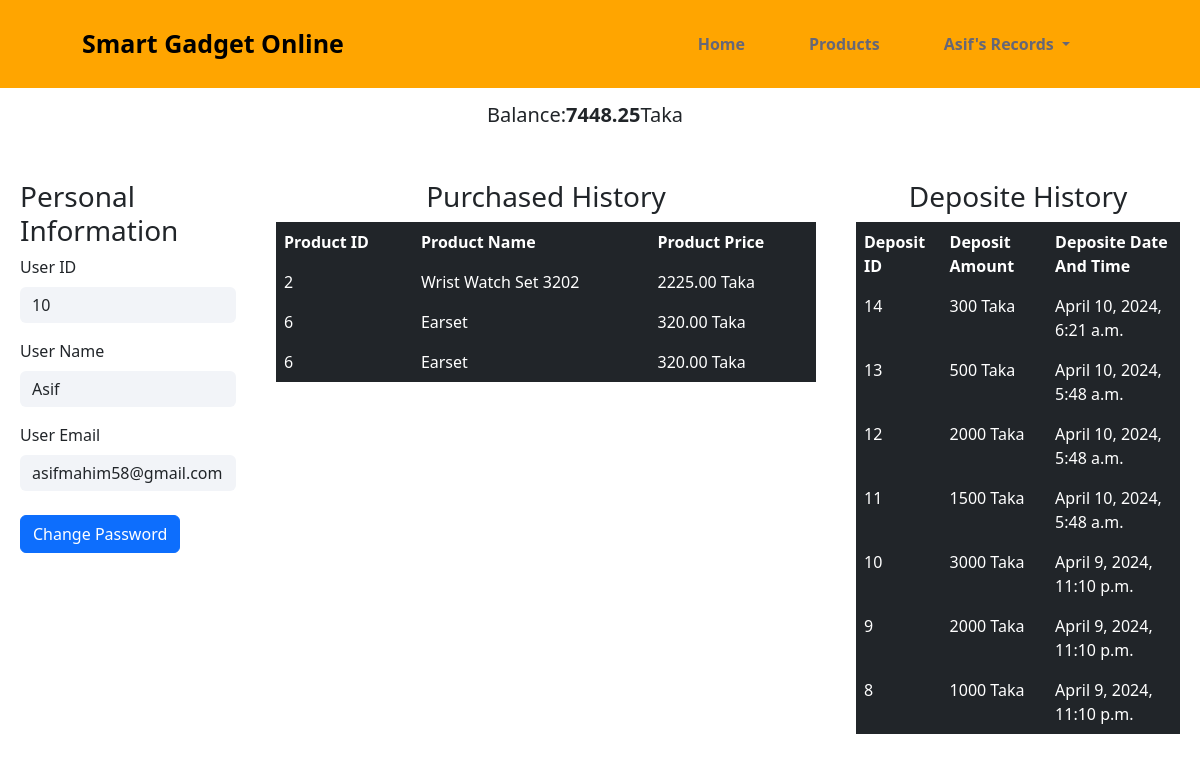
The page /Accounts/profile/ (signed in) on the database as committed earlier.
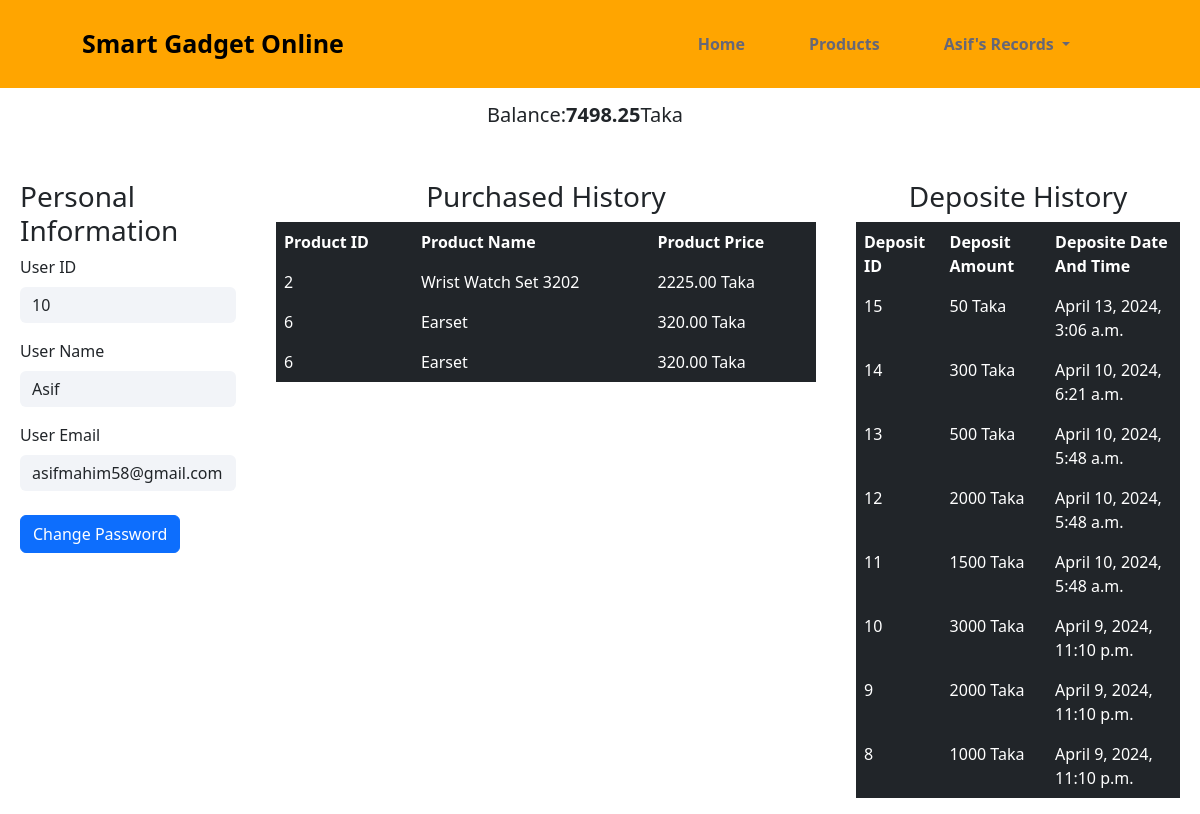
The same page on the database as committed later.
### balance/models.py (models this page shows, shortened)
class Balance(models.Model):
    user = models.OneToOneField(User, on_delete=models.CASCADE)
    balance = models.DecimalField(max_digits=12, decimal_places=2, default=0)

### purchased_product/models.py (models this page shows, shortened)
class Purchased_Product(models.Model):
    user = models.ForeignKey(User, on_delete=models.CASCADE)
    product = models.ForeignKey(product_info, on_delete=models.CASCADE)
    date_time = models.DateTimeField(auto_now_add=True)

### product/models.py (models this page shows, shortened)
class product_info(models.Model):
    name = models.CharField(max_length=200)
    image = models.ImageField(upload_to="product/images/")
    details = models.TextField(max_length=500)
    category = models.ManyToManyField(Product_Category)
    price = models.DecimalField(max_digits=10, decimal_places=2, default=None)
    delevary_charge = models.DecimalField(
        blank=True, null=True, max_digits=10, decimal_places=2, default=0
    )
    discount = models.DecimalField(
        blank=True,
        null=True,
        max_digits=10,
        decimal_places=2,
        default=0,
        help_text="In Percentage",
    )
    total_available_quantity = models.CharField(max_length=5000)

### deposite/models.py (models this page shows, shortened)
class Deposit(models.Model):
    user = models.ForeignKey(User, on_delete=models.CASCADE)
    deposit_amount = models.CharField(max_length=20)
    date_time_field = models.DateTimeField(blank=True, null=True, auto_now_add=True)

### Accounts/views.py (the view)
# urls.py: path("profile/", views.profile, name="profile"),
def profile(request):
    user = request.user
    depo_hist = Deposit.objects.filter(user=user).order_by("-date_time_field")
    total_depo = Deposit.objects.filter(user=user).count()
    balance = Balance.objects.get(user=user).balance
    purchased_product = Purchased_Product.objects.filter(user=user)
    return render(
        request,
        "profile.html",
        {
            "user": user,
            "dipos": depo_hist,
            "bal": balance,
            "prods": purchased_product,
            "total_depo": total_depo,
        },
    )

### Accounts/templates/profile.html (shortened to what this page needs)
{% extends "base.html" %} {%load static%} {%block stylelink%}
<link rel="stylesheet" href="{% static 'css/profile.css' %}" />
{%endblock%} {%block content%}
<div class="profile_container">
  <div class="balance_cont">
    <p class="balance">Balance: <span>{{bal}}</span> Taka</p>
  </div>
  <div class="info_skills">
    <div class="info_box">
      <h3 class="sec_title">Personal Information</h3>
      <div class="mb-3">
        <label for="exampleFormControlInput1" class="form-label">User ID</label>
        <input
          type="text"
          class="form-control form_box"
          id="exampleFormControlInput1"
          placeholder="name@example.com"
          value="{{user.id}}"
          readonly
        />
      </div>
      <div class="mb-3">
        <label for="exampleFormControlInput1" class="form-label"
          >User Name</label
        >
        <input
          type="email"
          class="form-control form_box"
          id="exampleFormControlInput1"
          placeholder="name@example.com"
          value="{{user.username}}"
          readonly
        />
      </div>
      <div class="mb-3">
        <label for="exampleFormControlInput1" class="form-label"
          >User Email</label
        >
        <input
          type="email"
          class="form-control form_box"
          id="exampleFormControlInput1"
          placeholder="name@example.com"
          value="{{user.email}}"
          readonly
        />
        <a href="" class="btn btn-primary mt-4">Change Password</a>
      </div>
    </div>
    <div class="purchased_history_box">
      <h3 class="sec_title">Purchased History</h3>
      <div class="table-responsive">
        <table class="table table-dark table-borderless">
          <thead>
            <tr>
              <th>Product ID</th>
              <th>Product Name</th>
              <th>Product Price</th>
            </tr>
          </thead>
          <tbody>
            {% for prod in prods %}
              <td>{{ prod.product.id }}</td>
              <td>{{ prod.product.name }}</td>
              <td>{{ prod.product.price }} Taka</td>
            {% endfor %}
          </tbody>
        </table>
      </div>
    </div>
    <div class="depo_history_box">
      <h3 class="sec_title">Deposite History</h3>
      <div class="table-responsive">
        <table class="table table-dark table-borderless">
          <thead>
            <tr>
              <th>Deposit ID</th>
              <th>Deposit Amount</th>
              <th>Deposite Date And Time</th>
            </tr>
          </thead>
          <tbody>
            {%for dipo in dipos%}
            <tr class="dipo-box">
              <td>{{dipo.id}}</td>
              <td>{{dipo.deposit_amount}} Taka</td>
              <td>{{dipo.date_time_field}}</td>
            </tr>
            {%endfor%}
          </tbody>
        </table>
      </div>
    </div>
  </div>
</div>
{%endblock%}

Rows that differ between the two databases and show on the page:
changed Balance: balance "7448.25" → "7498.25"
added Deposit: id "15", deposit_amount "50", date_time_field "April 13, 2024, 3:06 a.m."
